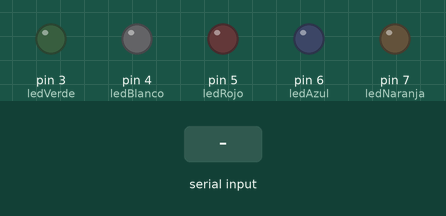
The sketch below on a simulated Arduino Uno, built with avr-gcc and run on an emulated ATmega328P. Shown: output pins drawn as LEDs (lit = HIGH). Dashed ring = blinking. Inputs (shaded band) come from the test bench.

Above: at 1.2 s.
1.3 s: "6" received over the second serial link
At 4.24 s:
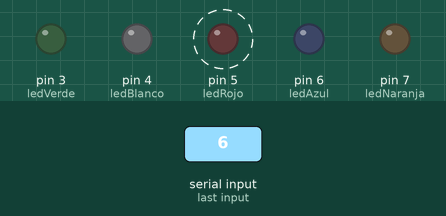
4.3 s: "7" received over the second serial link
At 4.55 s:
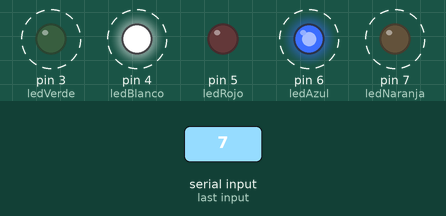
7.3 s: "8" received over the second serial link
At 8.4 s:
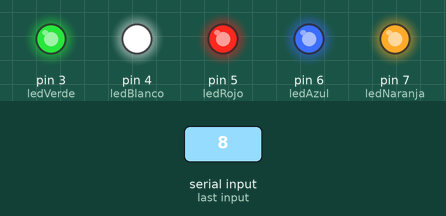
8.8 s: "1" received over the second serial link
At 9.5 s:
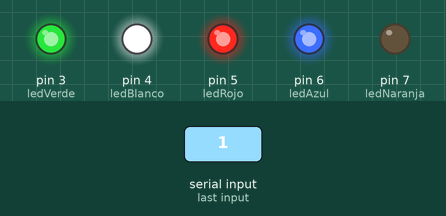
10.3 s: "2" received over the second serial link
At 10.7 s:
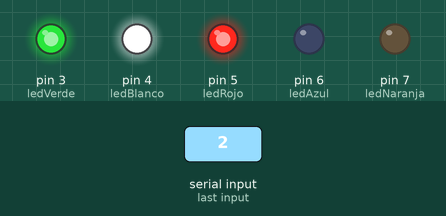
11.8 s: "3" received over the second serial link
At 13.0 s:
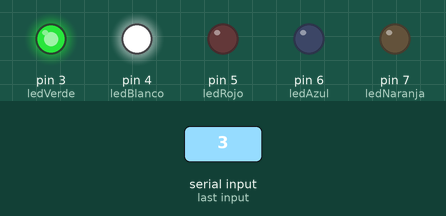
Timing chart, 0 to 14.3 s (numbered marks = the images above; inputs shaded):
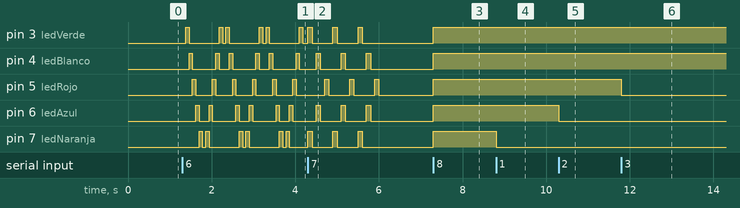

The sketch:

Prueba_Con_Bluetooth_Para_Practica_9.ino
```cpp
// (licence header left out)
#include <SoftwareSerial.h>

//Se crea un objeto de tipo SoftwareSerial con nombre miBT
SoftwareSerial miBT(10,11); //Comunicación serial Rx -> 11.
                            //Comunicación serial Tx ->10.

  char dato=0;          //Variable de lectura para el bluetooth.
  int ledNaranja=7;     //Led Naranja pin 7.
  int ledAzul=6;        //Led Azul pin 6.
  int ledRojo=5;        //Led Rojo pin 5.
  int ledBlanco=4;      //Led Blanco pin 4.
  int ledVerde=3;       //Led Verde pin 3.


    void setup() {
         //Serial.begin(9600);         //1.- Se inicializa la comunicación serial a 9600 baudios.
         //Serial.println("Ya estás conectado");
         miBT.begin(38400);            //Velocidad por defecto al módulo para el objeto miBT.
         pinMode(ledNaranja,OUTPUT);   //Se configura el pin del led naranja como salida.
         pinMode(ledAzul,OUTPUT);      //Se configura el pin del led azul como salida.
         pinMode(ledRojo,OUTPUT);      //Se configura el pin del led rojo como salida.
         pinMode(ledBlanco,OUTPUT);    //Se configura el pin del led blanco como salida.
         pinMode(ledVerde,OUTPUT);     //Se configura el pin del led verde como salida.
    }

void loop() {
/*
 //Con la función available del objeto miBT devuelve
 //verdadero cuando hay datos disponibles en el módulo, es decir,
 //si no envía datos RETORNA FALSO.
 //En caso de si enviar datos pues es verdadero y se cumple el if.

 if(miBT.available()){    //Lee el módulo bluetooth y envia a arduino.
  Serial.write(miBT.read()); //miBT.read -> Lee lo que contenga el módulo
                             //Serial.write -> Escribe en el monitor serial
                             //Lo que haya encontrado en miBt.read().
 }

 if(Serial.available()){      //Lee a Arduino al módulo Bluetooth.
  miBT.write(Serial.read());  //Si hay información en el monitor serial la va a leer con Serial.read()
                              //Y con miBt.write se va a escribir en el Bluetooth.
 }*/

  if(miBT.available()){     //Si recibe datos va a hacer toda esta sentencia.

  dato=miBT.read();         //La variable "dato" va a almacenar todo lo que
                            //se lea del objeto miBT, o sea el bluetooth.

    if(dato=='1'){    //Si se presiona 1 en la aplicación móvil (NARANJA)
      digitalWrite(ledNaranja,!digitalRead(ledNaranja));   //Se enciende el led naranja y a su vez lo apaga
                                                           //si se vuelve a tocar el BOTÓN NARANJA porque
                                                           //"!digitalRead(ledNaranja)" está leyendo si la lectura del led está encendido ó apagado
    }

    if(dato=='2'){  //Si se presiona 2 en la aplicación móvil (AZUL)
      digitalWrite(ledAzul,!digitalRead(ledAzul));         //Se enciende el led azul y a su vez lo apaga
                                                           //si se vuelve a tocar el BOTÓN AZUL porque
                                                           //"!digitalRead(ledAzul)" está leyendo si la lectura del led está encendido ó apagado
    }

   if(dato=='3'){    //Si se presiona 3 en la aplicación móvil (ROJO)
      digitalWrite(ledRojo,!digitalRead(ledRojo));          //Se enciende el led rojo y a su vez lo apaga
                                                           //si se vuelve a tocar el BOTÓN ROJO porque
                                                           //"!digitalRead(ledRojo)" está leyendo si la lectura del led está encendido ó apagado
    }

   if(dato=='4'){   //Si se presiona 4 en la aplicación móvil (BLANCO)
      digitalWrite(ledBlanco,!digitalRead(ledBlanco));      //Se enciende el led blanco y a su vez lo apaga
                                                           //si se vuelve a tocar el BOTÓN BLANCO porque
                                                           //"!digitalRead(ledBlanco)" está leyendo si la lectura del led está encendido ó apagado
    }

    if(dato=='5'){    //Si se presiona 5 en la aplicación móvil (VERDE)
      digitalWrite(ledVerde,!digitalRead(ledVerde));      //Se enciende el led verde y a su vez lo apaga
                                                           //si se vuelve a tocar el BOTÓN VERDE porque
                                                           //"!digitalRead(ledVerde)" está leyendo si la lectura del led está encendido ó apagado
    }


  if(dato=='6'){    //Si se presiona 6 en la aplicación móvil (SERIE)
          for(int i=0; i<3; i++){                         //Ciclo for de 3 recorridos
               for(int pinLed=2; pinLed<8; pinLed++){       //Ciclo for para hacer un recorrido del pin 2 hasta el 8 donde
                digitalWrite(pinLed,HIGH);                  //endiende y apaga los leds con delay de 80
                delay(80);
                digitalWrite(pinLed,LOW);
               }
                for(int pinLed=8; pinLed>2; pinLed--){    //Ciclo for para hacer un recorrido del pin 8 hasta el 2 donde
                  digitalWrite(pinLed,HIGH);              //endiende y apaga los leds con delay de 80
                  delay(80);
                  digitalWrite(pinLed,LOW);
                }
          }
  }

  if(dato=='7'){  //Si se presiona 7 en la aplicación móvil (SERIE2)
        for(int i=0; i<3; i++){   //Ciclo for que hace ver bonita la serie dos jajaja
          //Se encienden y apagan los leds naranja y verde,
          //delay de 100
            digitalWrite(ledNaranja,HIGH);
            digitalWrite(ledVerde,HIGH);
            delay(100);
            digitalWrite(ledNaranja,LOW);
            digitalWrite(ledVerde,LOW);
            delay(100);

           //Se encienden y apagan los leds azul y blanco,
           //delay de 100
            digitalWrite(ledAzul,HIGH);
            digitalWrite(ledBlanco,HIGH);
            delay(100);
            digitalWrite(ledAzul,LOW);
            digitalWrite(ledBlanco,LOW);
            delay(100);

            //Se enciende y se apaga el led rojo
            //con delay de 100
            digitalWrite(ledRojo,HIGH);
            delay(100);
            digitalWrite(ledRojo,LOW);
            delay(100);
        }
   }

   if(dato=='8'){   //Si se presiona 8 en la aplicación móvil (ON)
    digitalWrite(ledNaranja,HIGH);
    digitalWrite(ledVerde,HIGH);        //SE ENCIENDEN TODOS LOS LEDS.
    digitalWrite(ledAzul,HIGH);
    digitalWrite(ledBlanco,HIGH);
    digitalWrite(ledRojo,HIGH);
   }

    if(dato=='9'){ //Si se presiona 9 en la aplicación móvil (OFF)
    digitalWrite(ledNaranja,LOW);
    digitalWrite(ledVerde,LOW);
    digitalWrite(ledAzul,LOW);        //SE APAGAN TODOS LOS LEDS.
    digitalWrite(ledBlanco,LOW);
    digitalWrite(ledRojo,LOW);
   }

  }
}
```

Measured:
- after the input at 1.3 s, pin 3 (ledVerde): LOW → HIGH after 0.08 s, then repeats every 0.96 s: LOW 0.72 s, HIGH 0.08 s, LOW 0.08 s, HIGH 0.08 s; pin 4 (ledBlanco): LOW → HIGH after 0.16 s, then repeats every 0.96 s: LOW 0.56 s, HIGH 0.08 s, LOW 0.24 s, HIGH 0.08 s
- after the input at 4.3 s, pin 3 (ledVerde): alternates HIGH for 0.10 s and LOW for 0.50 s, 6 changes in all, then stays LOW, starting at once; pin 4 (ledBlanco): alternates HIGH for 0.10 s and LOW for 0.50 s, 6 changes in all, then stays LOW, starting after 0.20 s
- after the input at 7.3 s, pin 3 (ledVerde), pin 4 (ledBlanco), pin 5 (ledRojo), pin 6 (ledAzul), pin 7 (ledNaranja): LOW → HIGH at once
- after the input at 8.8 s, pin 7 (ledNaranja): HIGH → LOW at once
- after the input at 10.3 s, pin 6 (ledAzul): HIGH → LOW at once
- after the input at 11.8 s, pin 5 (ledRojo): HIGH → LOW at once
